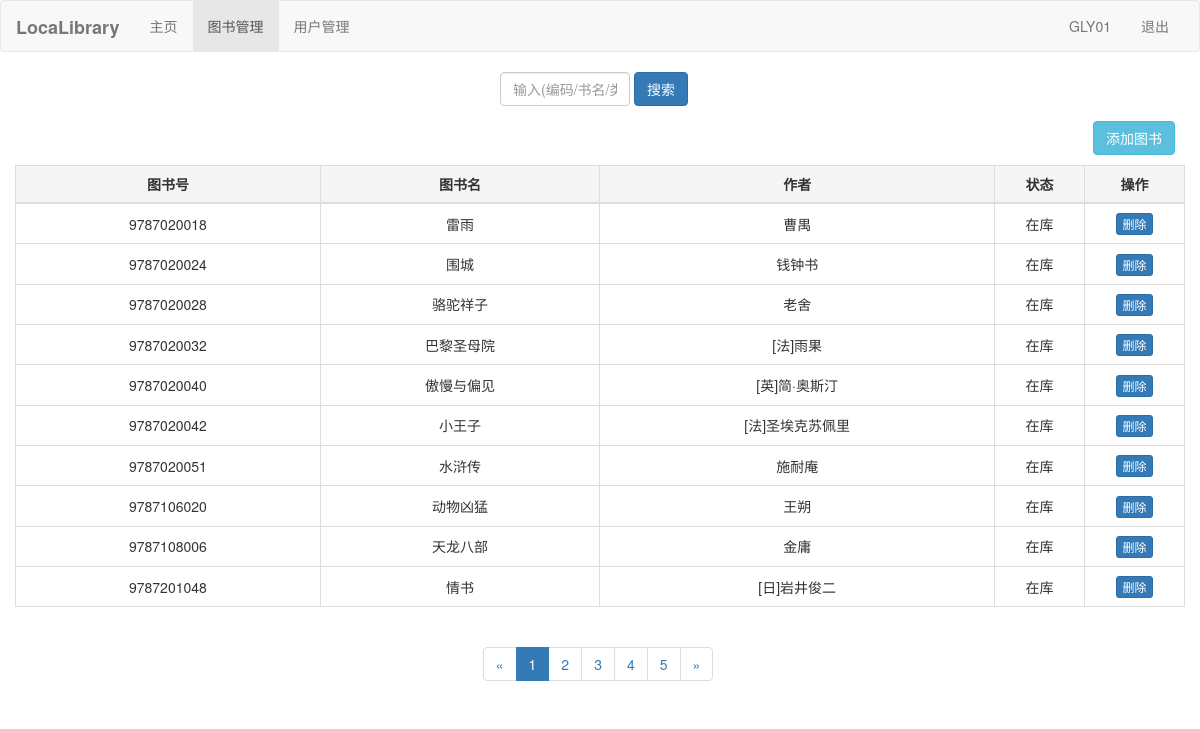
/library/admin/admin_book.php (signed in), run on the app's committed database.
### tables this page shows
CREATE TABLE `book` (
  `bookcode` varchar(10) NOT NULL,
  `name` varchar(50) DEFAULT NULL,
  `category` varchar(10) DEFAULT NULL,
  `author` varchar(10) DEFAULT NULL,
  `press` varchar(50) DEFAULT NULL,
  `status` varchar(10) NOT NULL DEFAULT '在库'
);

### library/admin/admin_book.php (the view, shortened to what this page needs)
<?php
require_once ('../includes/config.php');
?>
<!DOCTYPE html>
<html lang="zh-CN">
<head>
    <link rel="stylesheet" href="../Resources/bootstrap.min.css">
<link href="https://cdn.staticfile.org/twitter-bootstrap/3.3.7/css/bootstrap.min.css" rel="stylesheet">
<link href="js/bootstrap-datetimepicker.min.css" rel="stylesheet" media="screen">
</head>
<body>
    <nav class="navbar navbar-default">
        <div class="container-fluid">
            <div class="navbar-header">
                <a class="navbar-brand" href="JavaScript:void(0)">
                    <b>LocaLibrary</b>
                </a>
            </div>
            <div class="collapse navbar-collapse" id="nav">
                <ul class="nav navbar-nav">
                    <li>
                        <a href="admin_home.php">主页</a>
                    </li>
                    <li class="active">
                        <a href="admin_book.php">图书管理</a>
                    </li>
                    <li>
                        <a href="admin_user.php">用户管理</a>
                    </li>
                </ul>
                <ul class="nav navbar-nav navbar-right">
                    <li>
                        <a href="" style="cursor:default"><?php echo $_SESSION['admin_id'];?></a>
                    </li>
                    <li>
                        <a href="../index.php">退出</a>
                    </li>
                </ul>
            </div>
        </div>
    </nav>
    <?php
    mysqli_select_db($conn,"library");
    mysqli_query($conn,"set names utf8");
    $pageSize = 10;
    if (isset($_GET['page']) && $_GET['page'] >1) {
        $pageVal = $_GET['page'];
    }else {
        $pageVal = 1;
    }
   $page = ($pageVal-1)*$pageSize;
    ?>
    <div class="container-fluid">
        <div style="width:200px" class="center-block">
        <form method="POST" action="select_book.php" >
            <div class="form-inline">
                <div class="form-group">
                    <input type="text" id="input" class="form-control" placeholder="输入(编码/书名/类别）" name="keyword" style="width:130px;">
                </div>
                <div class="form-group">
                    <button type="submit" id="research" class="btn btn-primary">搜索</button>
                </div>
            </div>
        </form>
        </div>
        <a class="btn btn-info pull-right" href="add_book.php" style="margin:15px 10px 10px;">添加图书</a>
    <?php
         $flag=0;
            $res=mysqli_query($conn,"select * from book");
            $numrows = mysqli_num_rows($res);
			$pageNum = ceil($numrows/$pageSize);
	      $result = mysqli_query($conn,"select `bookcode`,`name`,`author`,`status` FROM book limit $page,$pageSize");
		if($pageVal <=3){
			$begin =1;
			$end = $pageNum>=5?5:$pageNum;
		}else{
			$end = $pageVal+2>=$pageNum?$pageNum:$pageVal+2;
			$begin =$end -4<=1?1:$end -4;
		}
		$prev = $pageVal -1<=1?1:$pageVal-1;
        $next = $pageVal +1 >=$pageNum?$pageNum:$pageVal +1;
    echo "<table class='table table-bordered table-hover text-center' id='txtHint'>";
    echo "<thead>";
    echo "<tr class='active'>";
    echo "<th class='text-center'>图书号</th>";
    echo "<th class='text-center'>图书名</th>";
    echo "<th class='text-center'>作者</th>";
    echo "<th class='text-center' style='width: 90px;'>状态</th>";
    echo "<th class='text-center' style='width: 100px;'>操作</th>";
    echo "</tr>";
    echo "</thead>";
    echo "<tbody>";
if($result){
    while ($row = mysqli_fetch_array($result, MYSQLI_ASSOC)) {
            echo "<tr>";
            echo "<td>".$row['bookcode']."</td>";
            echo "<td>".$row['name']."</td>";
            echo "<td>".$row['author']."</td>";
            echo "<td>".$row['status']."</td>";
            echo "<td><button class='btn btn-primary btn-xs' onclick='myfunction({$row["bookcode"]},{$page},{$pageSize},{$flag})'>删除</button></td>";
            echo "</tr>";
            }
    echo "</tbody>";
    echo "</table>\n";}
    ?>
        <nav class='text-center'>
                            <ul class='pagination'>
                                <li>
                                    <a href="?page=<?php echo $prev; ?>">
                                        <span>&laquo;</span>
									</a>
								</li>
					<?php
					for($i=$begin;$i<=$end;$i++){
						if($pageVal==$i){
							echo "<li class='active'><a href='?page=$i'>".$i."</a></li>";
						}
						else {
							echo "<li><a href='?page=$i'>".$i."</a></li>";
						}
					}
					?>
								<li>
                                    <a href="?page=<?php echo $next; ?>" aria-label='Next'>
                                        <span aria-hidden='true'>&raquo;</span>
                                    </a>
                                </li>
                            </ul>
                         </nav>
    </div>
</body>
</html>

### library/admin/admin_book.php (style rules this page uses)
td { vertical-align: middle !important; }

### data on the page
book: bookcode "9787020018", name "雷雨", author "曹禺", status "在库"
book: bookcode "9787020024", name "围城", author "钱钟书", status "在库"
book: bookcode "9787020028", name "骆驼祥子", author "老舍", status "在库"
book: bookcode "9787020032", name "巴黎圣母院", author "[法]雨果", status "在库"
book: bookcode "9787020040", name "傲慢与偏见", author "[英]简·奥斯汀", status "在库"
book: bookcode "9787020042", name "小王子", author "[法]圣埃克苏佩里", status "在库"
book: bookcode "9787020051", name "水浒传", author "施耐庵", status "在库"
book: bookcode "9787106020", name "动物凶猛", author "王朔", status "在库"
book: bookcode "9787108006", name "天龙八部", author "金庸", status "在库"
book: bookcode "9787201048", name "情书", author "[日]岩井俊二", status "在库"

### other printed values
$_SESSION['admin_id'] "GLY01"
